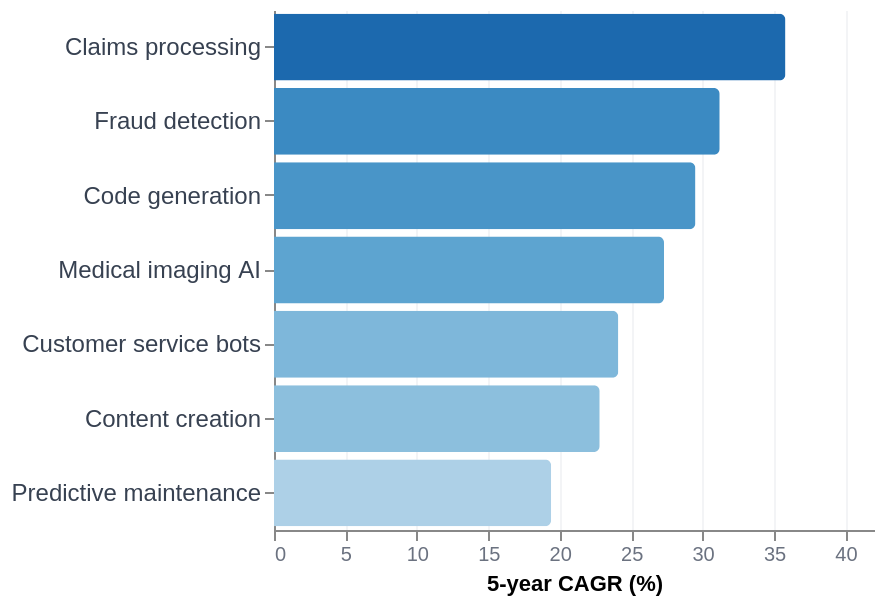

Write a Vega-Lite specification for this figure.
### Vega-Lite specification from a JSON file in a GitHub repository (floating-point values rounded to 4 significant figures)
{"$schema": "https://vega.github.io/schema/vega-lite/v5.json", "description": "Fastest-growing AI use cases by 5-year CAGR (%) - IDC Worldwide AI Spending Guide 2025", "width": "container", "height": 260, "data": {"values": [{"use_case": "Claims processing", "cagr": 35.8}, {"use_case": "Fraud detection", "cagr": 31.2}, {"use_case": "Code generation", "cagr": 29.5}, {"use_case": "Medical imaging AI", "cagr": 27.3}, {"use_case": "Customer service bots", "cagr": 24.1}, {"use_case": "Content creation", "cagr": 22.8}, {"use_case": "Predictive maintenance", "cagr": 19.4}]}, "mark": {"type": "bar", "cornerRadiusTopRight": 3, "cornerRadiusBottomRight": 3}, "encoding": {"y": {"field": "use_case", "type": "nominal", "sort": "-x", "axis": {"title": null, "labelColor": "#374151", "labelFontSize": 12}}, "x": {"field": "cagr", "type": "quantitative", "axis": {"title": "5-year CAGR (%)", "labelColor": "#6B7280", "gridColor": "#F3F4F6"}, "scale": {"domain": [0, 42]}}, "color": {"field": "cagr", "type": "quantitative", "scale": {"scheme": "blues", "domain": [15, 40]}, "legend": null}, "tooltip": [{"field": "use_case", "type": "nominal", "title": "Use case"}, {"field": "cagr", "type": "quantitative", "title": "5-yr CAGR (%)", "format": ".1f"}]}, "config": {"background": "transparent", "view": {"stroke": null}, "font": "DM Sans, sans-serif"}}
